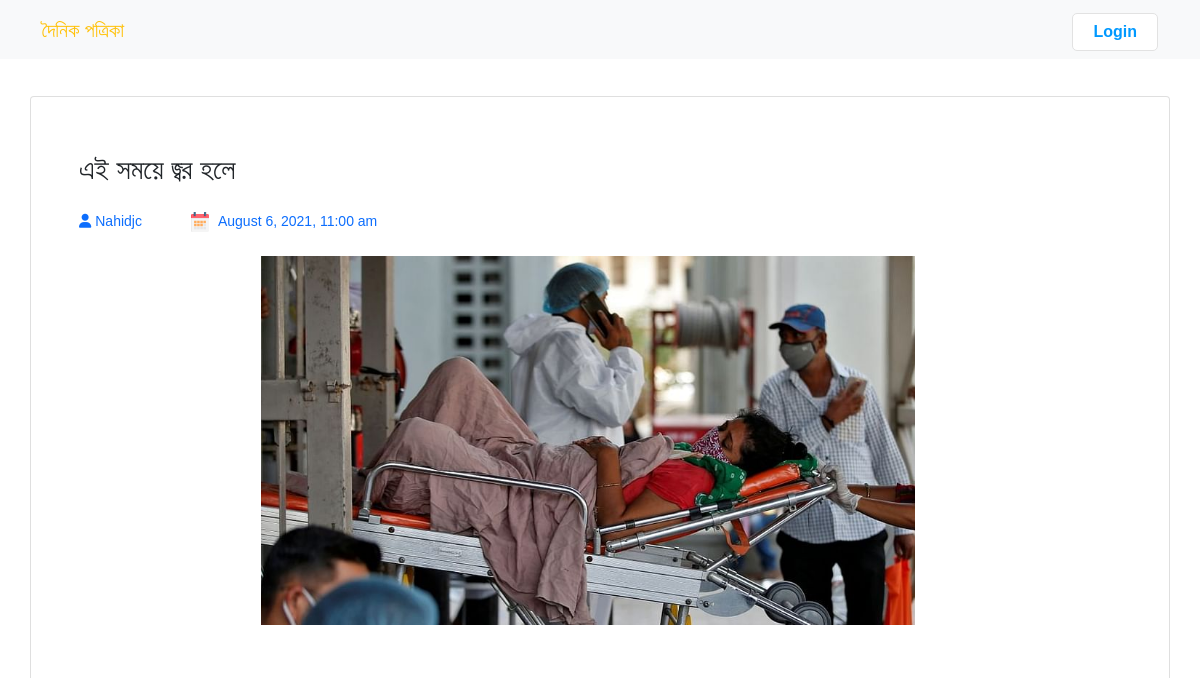
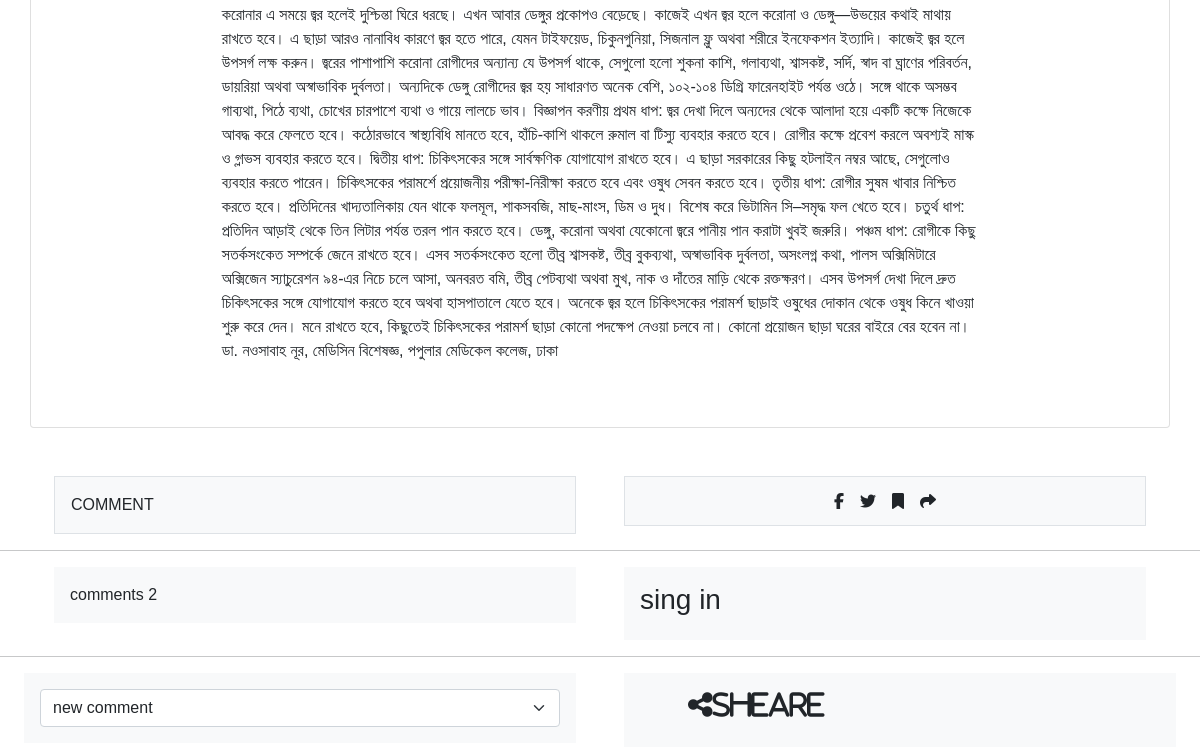
The app's page /single.php?id=46, older data (2 pictures, top to bottom).
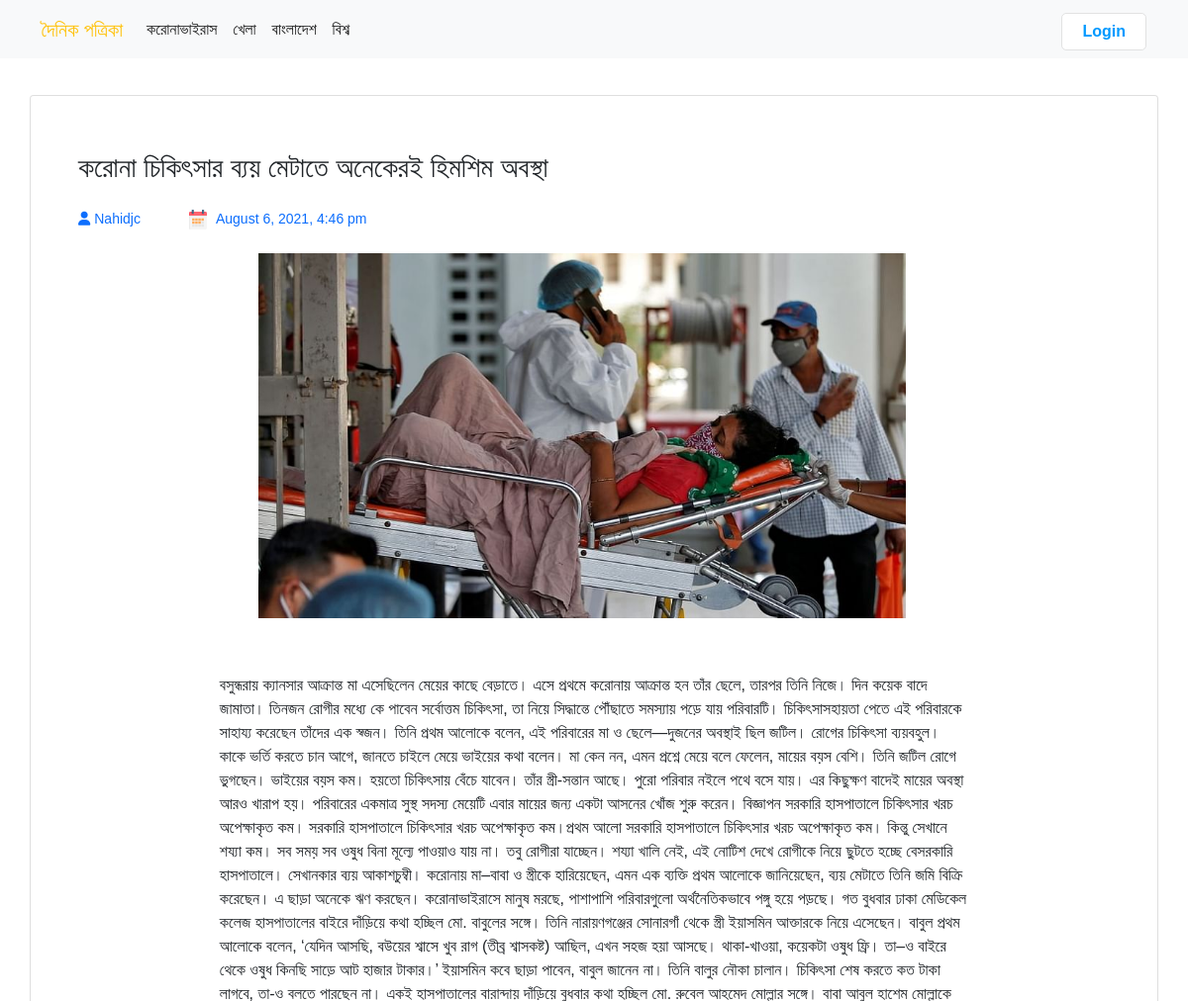
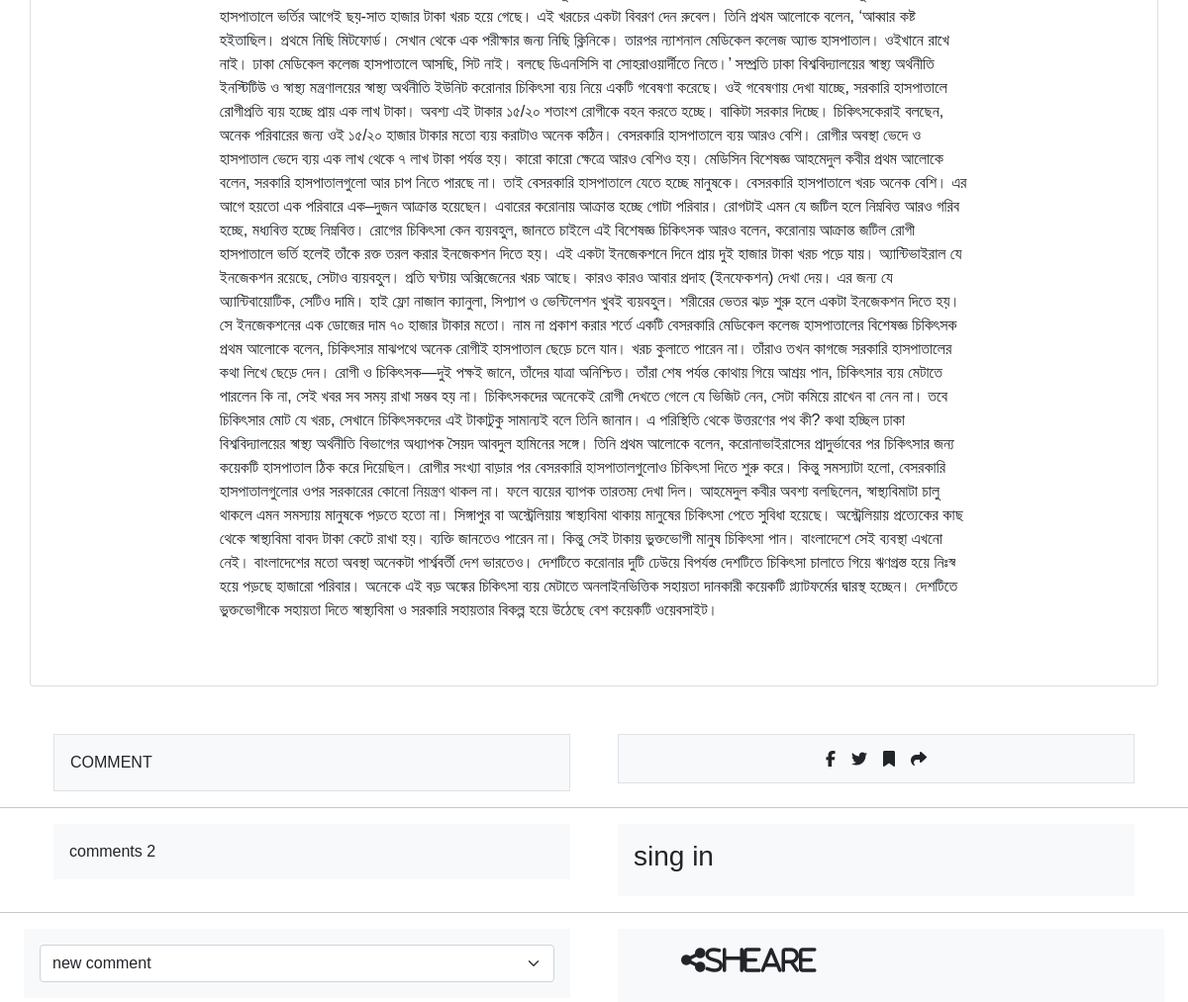
The same page, newer data (2 pictures, top to bottom).
### tables this page shows
CREATE TABLE `post` (
  `post_id` int(11) NOT NULL,
  `title` varchar(250) NOT NULL,
  `description` text NOT NULL,
  `post_date` varchar(100) NOT NULL,
  `author` int(11) NOT NULL,
  `category_id` int(11) NOT NULL,
  `post_img` varchar(100) NOT NULL
);

CREATE TABLE `users` (
  `id` int(11) NOT NULL,
  `username` varchar(255) NOT NULL,
  `email` varchar(255) NOT NULL,
  `password` varchar(255) NOT NULL
);

CREATE TABLE `category` (
  `id` int(11) NOT NULL,
  `category_name` varchar(100) NOT NULL
);

### single.php (the view, shortened to what the changed rows need)
<!DOCTYPE html>
<html lang="en">
<head>
  <link href="https://cdn.jsdelivr.net/npm/bootstrap@5.0.2/dist/css/bootstrap.min.css" rel="stylesheet">
</head>
<body>
  <?php include 'navbar.php' ?>
  <main>
    <div class="container p-5 my-5 border-1 card">
      <div class="row g-0">
        <?php
        include("config.php");
        $post_id = $_GET['id'];
        mysqli_query($mysqli, 'SET CHARACTER SET utf8');
        mysqli_query($mysqli, "SET SESSION collation_connection ='utf8_general_ci'");
        $sql = "SELECT post.post_id,post.title,post.description,post.post_date,post.post_img,users.username FROM post INNER JOIN users ON post.author = users.id WHERE post.post_id = {$post_id}";
        $result = mysqli_query($mysqli, $sql) or die("Query Failed");
        if (mysqli_num_rows($result) > 0) {
          while ($row = mysqli_fetch_assoc($result)) {
        ?>
            <h3 class="mt-2"><?php echo $row['title']; ?></h3>
            <div class="py-3 text-primary publish-info d-flex">
              <small><i class="fas fa-user me-1"></i><?php echo $row['username']; ?></small>
              <small class="ms-5"><img src="images/calendar.svg" class="me-2" height="20" width="20"></i><?php echo $row['post_date']; ?></small>
            </div>
            <div class=" row">
              <div class="m-auto col-md-8">
                <img src="upload/<?php echo $row['post_img']; ?>" class="my-2 img-fluid" alt="">
              </div>
            </div>
            <div class="px-2 pt-5 m-auto col-sm-12 col-md-10">
              <p class="px-5 text-justify lh-base"><?php echo $row['description']; ?></p>
            </div>
        <?php
          }
        } else {
          echo "<h1>No Record Found</h1>";
        }
        ?>
      </div>
    </div>
  </main>
</body>
</html>

### navbar.php (shortened to what the changed rows need)
<!DOCTYPE html>
<html lang="en">
<head>
</head>
<body>
    <header class="container">
        <nav class="mb-5 navbar navbar-expand-lg navbar-light bg-light fixed-top">
            <div class="container">
                <div class="collapse navbar-collapse" id="navbarSupportedContent">
                    <ul class="navbar-nav">
                        <?php
                                 include("config.php");
                                 mysqli_query($mysqli, 'SET CHARACTER SET utf8');
                                 mysqli_query($mysqli, "SET SESSION collation_connection ='utf8_general_ci'");
                                $sql = "SELECT * FROM category";
                                $result = mysqli_query($mysqli, $sql) or die("Query Failed");
                                if (mysqli_num_rows($result) > 0) {
                                while ($row = mysqli_fetch_assoc($result)) { ?>
                        <li class="nav-item">
                            <a class="nav-link active" href="blogcategory.php?id=<?php echo $row['id']; ?>"> <?php echo "{$row['category_name'] }" ?> </a>
                        </li>
                        <?php
                                }
                            }
                        ?>
                    </ul>
                </div>
            </div>
        </nav>
    </header>
    <br>
    <br>
</body>
</html>

Row changes from the older to the newer data that the page shows:
added category: category_name "করোনাভাইরাস"
added category: category_name "খেলা"
added category: category_name "বাংলাদেশ"
added category: category_name "বিশ্ব"
changed post "Nahidjc": title "এই সময়ে জ্বর হলে" → "করোনা চিকিৎসার ব্যয় মেটাতে অনেকেরই হিমশিম অবস্থা"; post_date "August 6, 2021, 11:00 am" → "August 6, 2021, 4:46 pm"; description "করোনার এ সময়ে জ্বর হলেই দুশ্চিন্তা ঘিরে ধরছে। এখন আবার ডেঙ্গুর প্রকোপও বেড়েছে। কাজেই এখন জ্বর হলে করোনা ও ডেঙ্গু—উভয়ের কথাই মাথায় রাখতে হবে। এ ছাড়া আরও নানাবিধ কারণে জ্বর হতে পারে, যেমন টাইফয়েড, চিকুনগুনিয়া, সিজনাল ফ্লু অথবা শরীরে ইনফেকশন ইত্যাদি। কাজেই জ্বর হলে উপসর্গ লক্ষ করুন। জ্বরের পাশাপাশি করোনা রোগীদের অন্যান্য যে উপসর্গ থাকে, সেগুলো হলো শুকনা কাশি, গলাব্যথা, শ্বাসকষ্ট, সর্দি, স্বাদ বা ঘ্রাণের পরিবর্তন, ডায়রিয়া অথবা অস্বাভাবিক দুর্বলতা। অন্যদিকে ডেঙ্গু রোগীদের জ্বর হয় সাধারণত অনেক বেশি, ১০২-১০৪ ডিগ্রি ফারেনহাইট পর্যন্ত ওঠে। সঙ্গে থাকে অসম্ভব গাব্যথা, পিঠে ব্যথা, চোখের চারপাশে ব্যথা ও গায়ে লালচে ভাব। বিজ্ঞাপন করণীয় প্রথম ধাপ: জ্বর দেখা দিলে অন্যদের থেকে আলাদা হয়ে একটি কক্ষে নিজেকে…" → "বসুন্ধরায় ক্যানসার আক্রান্ত মা এসেছিলেন মেয়ের কাছে বেড়াতে। এসে প্রথমে করোনায় আক্রান্ত হন তাঁর ছেলে, তারপর তিনি নিজে। দিন কয়েক বাদে জামাতা। তিনজন রোগীর মধ্যে কে পাবেন সর্বোত্তম চিকিৎসা, তা নিয়ে সিদ্ধান্তে পৌঁছাতে সমস্যায় পড়ে যায় পরিবারটি। চিকিৎসাসহায়তা পেতে এই পরিবারকে সাহায্য করেছেন তাঁদের এক স্বজন। তিনি প্রথম আলোকে বলেন, এই পরিবারের মা ও ছেলে—দুজনের অবস্থাই ছিল জটিল। রোগের চিকিৎসা ব্যয়বহুল। কাকে ভর্তি করতে চান আগে, জানতে চাইলে মেয়ে ভাইয়ের কথা বলেন। মা কেন নন, এমন প্রশ্নে মেয়ে বলে ফেলেন, মায়ের বয়স বেশি। তিনি জটিল রোগে ভুগছেন। ভাইয়ের বয়স কম। হয়তো চিকিৎসায় বেঁচে যাবেন। তাঁর স্ত্রী-সন্তান আছে। পুরো পরিবার নইলে পথে বসে যায়। এর কিছুক্ষণ বাদেই মায়ের অবস্থা আরও খারাপ হয়। পরিবারের একমাত্র সুস্থ…"
